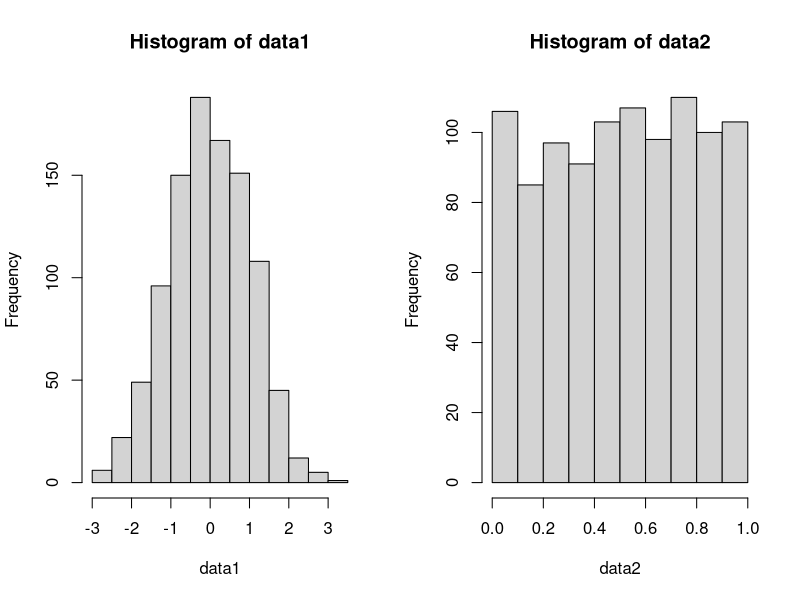
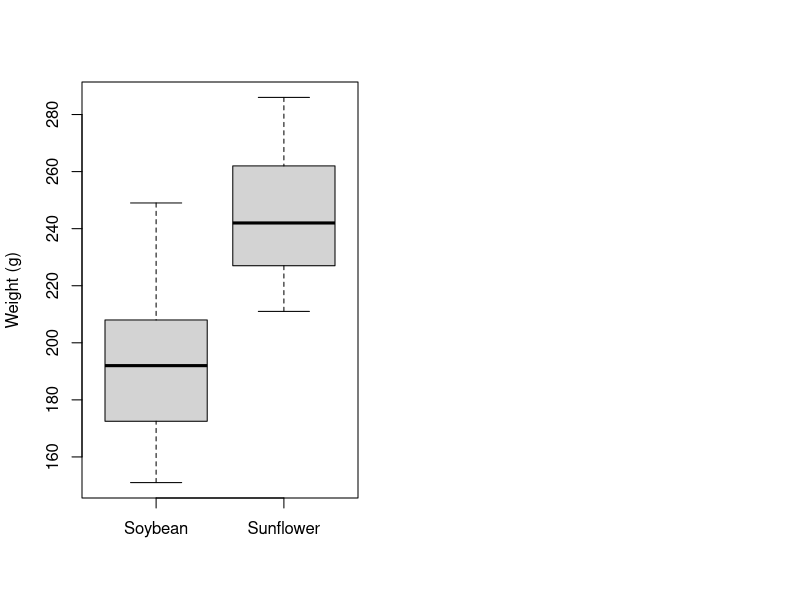

Reproduce these figures in R, in order.
## ---- chunk 1
true.first <- rep(c("Milk", "Tea"), each=4)
guess.first <- rep(c("Milk", "Tea", "Milk", "Tea"), c(3,1,1,3))
## ---- chunk 2
# Put some code here!
## ---- chunk 3
# Put some code here!
## ---- chunk 4
# Put some code here!
## ---- chunk 5
true.first <- rep(c("Milk", "Tea", "Sugar"), each=6)
guess.first <- sample(c("Milk", "Tea", "Sugar"), 18, replace=TRUE)
tea.data.exp <- table(true.first, guess.first)
fisher.test(tea.data.exp) # What is this testing?
## ---- chunk 6
true.first <- rep(c("Milk", "Tea"), each=4*100)
guess.first <- sample(c("Milk", "Tea", "Milk", "Tea"), 800, replace=TRUE)
tea.data.more <- table(true.first, guess.first)
tea.data.more
## ---- chunk 7
# Put some code here!
## ---- chunk 8
# Put some code here!
## ---- chunk 9
true.first <- rep(c("Milk", "Tea", "Sugar"), each=600)
guess.first <- sample(c("Milk", "Tea", "Sugar"), 1800, replace=TRUE)
tea.data.exp.more <- table(true.first, guess.first)
# Put some code here!
## ---- chunk 10
genotypes <- rep(c("AA", "Aa", "aa"), c(500, 600, 100))
# Put some code here!
# Create a table of genotypes:
# Create a vector of relative expected frequencies:
genoexp <- c(0.25, 0.5, 0.25)
## ---- chunk 11
temp <- c(22.8, 22.7, 25.9, 22.0, 21.2, 24.4, 22.1, 22.6, 23.3, 22.2, 
          22.5, 24.1, 22.4, 25.1, 24.1, 23.3, 23.3, 22.5, 23.8, 22.4, 
          22.5, 23.4, 23.5, 22.5, 25.8, 23.8, 22.0, 22.0, 23.2, 22.0)
## ---- chunk 12
# Put some code here!
## ---- chunk 13
# Put some code here!
## ---- chunk 14
# Put some code here!
## ---- chunk 15
on.soy <- c(188, 229, 192, 207, 172, 151, 188, 173, 209, 158, 
            211, 201, 205, 249, 214, 171, 198, 192, 161, 179)
on.sun <- c(213, 262, 237, 223, 223, 268, 216, 276, 258, 269,
            227, 252, 243, 286, 247, 277, 242, 233, 228, 211, 
            230, 254, 268, 242, 223, 242, 224, 279, 227, 251)
## ---- chunk 16
# Put some code here!
## ---- chunk 17
# Put some code here!
## ---- chunk 18
# Put some code here!
## ---- chunk 19
                    #1   #2   #3   #4   #5   #6   #7    #8   #9   #10  #11  #12  #13  #14  #15
healthy.exprs <- c(6.9, 8.2, 9.0, 7.7, 6.5, 7.7, 5.5,  7.7, 7.6,  8.2, 6.5, 6.3, 8.7, 6.2, 8.4)
disease.exprs <- c(8.3, 9.5, 9.8, 9.9, 6.6, 8.1, 9.5, 10.0, 8.7, 10.0, 7.5, 8.0, 8.5, 5.0, 8.5)
## ---- chunk 20
# Put some code here!
## ---- chunk 21
data1 <- rnorm(1000)
data2 <- runif(1000)
par(mfrow=c(1,2)) 
hist(data1) # looks normal
hist(data2) # doesn't look normal.
## ---- chunk 22
par(mfrow=c(1,2)) 
# Put some code here!
## ---- chunk 23
g1 <- rnorm(1000, mean=1)
g2 <- rnorm(1000, mean=2)
par(mfrow=c(1,2)) 
# Put some code here!
## ---- chunk 24
disease <- rnorm(1000, mean=1)
healthy <- rnorm(1000, mean=2)
# Put some code here!
## ---- chunk 25
on.soy <- c(188, 229, 192, 207, 172, 151, 188, 173, 209, 158, 
            211, 201, 205, 249, 214, 171, 198, 192, 161, 179)
on.sun <- c(213, 262, 237, 223, 223, 268, 216, 276, 258, 269,
            227, 252, 243, 286, 247, 277, 242, 233, 228, 211, 
            230, 254, 268, 242, 223, 242, 224, 279, 227, 251)
## ---- chunk 26
# Put some code here!
## ---- chunk 27
boxplot(list(Soybean=on.soy, Sunflower=on.sun), ylab="Weight (g)") 
## ---- chunk 28
                    #1   #2   #3   #4   #5   #6   #7    #8   #9   #10  #11  #12  #13  #14  #15
healthy.exprs <- c(6.9, 8.2, 9.0, 7.7, 6.5, 7.7, 5.5,  7.7, 7.6,  8.2, 6.5, 6.3, 8.7, 6.2, 8.4)
disease.exprs <- c(8.3, 9.5, 9.8, 9.9, 6.6, 8.1, 9.5, 10.0, 8.7, 10.0, 7.5, 8.0, 8.5, 5.0, 8.5)
## ---- chunk 29
# Put some code here!
## ---- chunk 30
# Put some code here!
## ---- chunk 31
sessionInfo()
